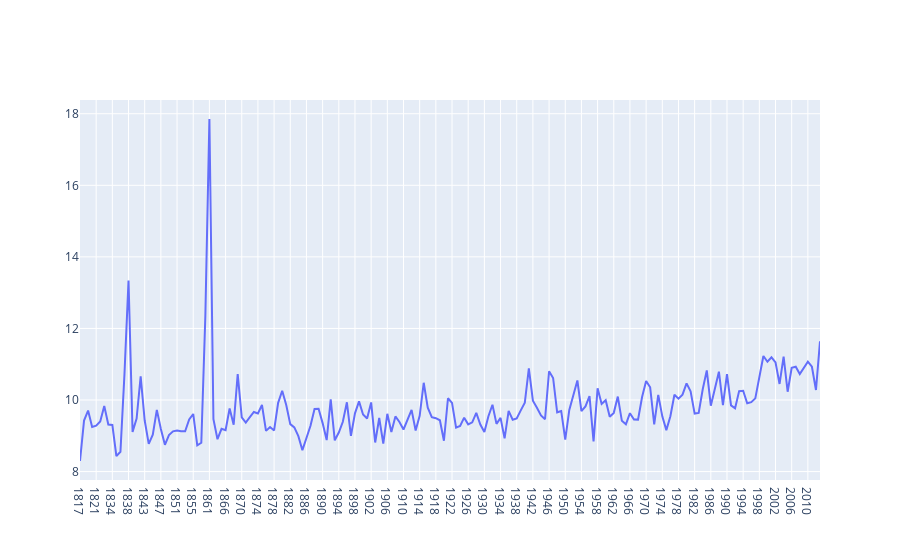

Notebook code cell kept with this figure:
### Code cell
srg=pd.read_csv('./srg.csv')
srg=srg[['dt','AverageTemperature']]
srg.dropna(inplace=True)
srg['dt']=pd.to_datetime(srg.dt).dt.strftime('%d/%m/%Y')
srg['dt']=srg['dt'].apply(lambda x:x[6:])
srg=srg.groupby(['dt'])['AverageTemperature'].mean().reset_index()
trace=go.Scatter(
    x=srg['dt'],
    y=srg['AverageTemperature'],
    mode='lines',
    )
data=[trace]

py.iplot(data, filename='line-mode')

### Figure 1 — Plotly figure (JSON) as saved in the notebook; plotly's stock layout.template omitted (floating-point values rounded to 4 significant figures; data arrays with more than 128 entries replaced by an {"elided": "..."} marker saying what was removed)
{"data": [{"mode": "lines", "type": "scatter", "x": {"elided": "184 str values"}, "y": {"elided": "184 float values"}}], "layout": {}}
